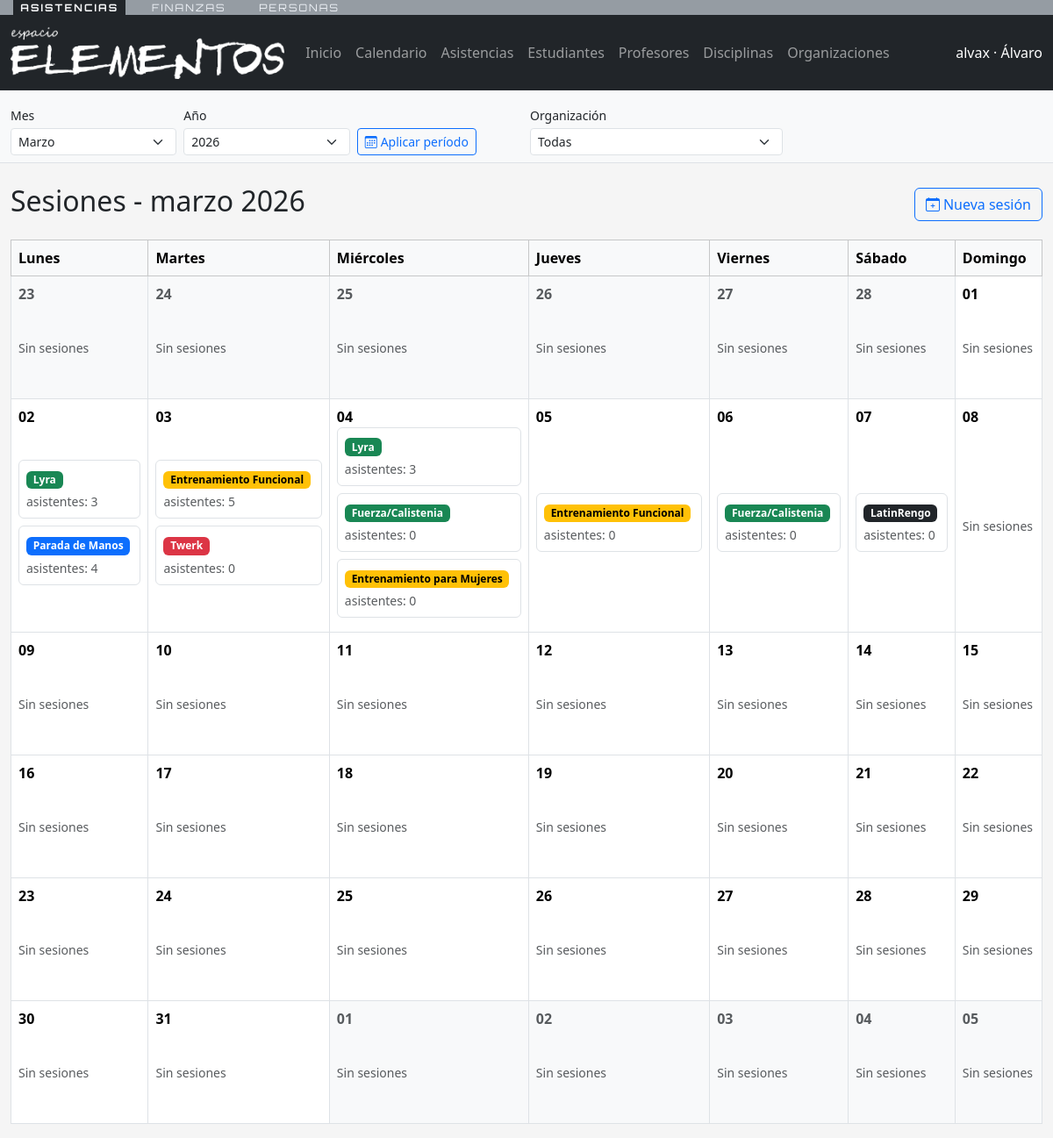
/asistencias/sesiones/ (signed in), run on the app's committed database.
### database/models.py (models this page shows, shortened)
class Persona(models.Model):
    nombres = models.CharField(max_length=150)
    apellidos = models.CharField(max_length=150)
    email = models.EmailField(unique=True, null=True, blank=True)
    telefono = models.CharField(max_length=50, blank=True)
    identificador = models.CharField(max_length=50, blank=True)
    fecha_nacimiento = models.DateField(null=True, blank=True)
    activo = models.BooleanField(default=True)
    user = models.OneToOneField(
        settings.AUTH_USER_MODEL,
        on_delete=models.CASCADE,
        null=True,
        blank=True,
        related_name="persona",
    )
    creado_en = models.DateTimeField(auto_now_add=True)
    actualizado_en = models.DateTimeField(auto_now=True)
    class Meta:
        verbose_name = "Persona"
        verbose_name_plural = "Personas"
        ordering = ["apellidos", "nombres"]
        db_table = "cuentas_persona"

class SesionClase(models.Model):
    class Estado(models.TextChoices):
        PROGRAMADA = "programada", "Programada"
        COMPLETADA = "completada", "Completada"
        CANCELADA = "cancelada", "Cancelada"
    disciplina = models.ForeignKey(
        Disciplina,
        on_delete=models.CASCADE,
        related_name="sesiones",
    )
    bloque = models.ForeignKey(
        BloqueHorario,
        on_delete=models.SET_NULL,
        related_name="sesiones",
        null=True,
        blank=True,
    )
    profesores = models.ManyToManyField(
        Persona,
        related_name="sesiones_en_equipo",
        blank=True,
        db_table="academia_sesionclase_profesores",
    )
    fecha = models.DateField()
    estado = models.CharField(
        max_length=20,
        choices=Estado.choices,
        default=Estado.PROGRAMADA,
    )
    cupo_maximo = models.PositiveIntegerField(null=True, blank=True)
    notas = models.TextField(blank=True)
    creada_en = models.DateTimeField(auto_now_add=True)
    class Meta:
        verbose_name = "Sesion de clase"
        verbose_name_plural = "Sesiones de clase"
        ordering = ["-fecha"]
        db_table = "academia_sesionclase"
        indexes = [
            models.Index(fields=["fecha", "disciplina"]),
        ]

class Disciplina(models.Model):
    organizacion = models.ForeignKey(
        Organizacion,
        on_delete=models.CASCADE,
        related_name="disciplinas",
    )
    nombre = models.CharField(max_length=150)
    descripcion = models.TextField(blank=True)
    nivel = models.CharField(max_length=100, blank=True)
    activa = models.BooleanField(default=True)
    creada_en = models.DateTimeField(auto_now_add=True)
    class Meta:
        verbose_name = "Disciplina"
        verbose_name_plural = "Disciplinas"
        unique_together = ("organizacion", "nombre", "nivel")
        ordering = ["nombre"]
        db_table = "academia_disciplina"
    def __str__(self) -> str:
        return self.nombre

### asistencias/views.py (the view)
# urls.py: path("sesiones/", views.sesiones_list, name="sesiones_list"),
@role_required(ROLE_ADMIN)
def sesiones_list(request):
    context = _nav_context(request)
    organizacion = _organizacion_desde_request(request)
    badge_palette = [
        "text-bg-primary",
        "text-bg-success",
        "text-bg-danger",
        "text-bg-warning",
        "text-bg-info",
        "text-bg-secondary",
        "text-bg-dark",
    ]
    inicio_periodo, _ = _periodo(request)
    year = inicio_periodo.year
    month = inicio_periodo.month
    cal = calendar.Calendar(firstweekday=calendar.MONDAY)
    semanas_raw = cal.monthdatescalendar(year, month)
    inicio_mes = inicio_periodo.replace(day=1)
    fin_mes = (inicio_mes.replace(day=28) + timedelta(days=4)).replace(day=1) - timedelta(days=1)
    sesiones_qs = (
        SesionClase.objects.select_related("disciplina")
        .prefetch_related("profesores")
        .filter(fecha__gte=inicio_mes, fecha__lte=fin_mes)
        .order_by("fecha")
    )
    if organizacion:
        sesiones_qs = sesiones_qs.filter(disciplina__organizacion=organizacion)
    sesiones_por_fecha = {}
    for sesion in sesiones_qs:
        badge_class = badge_palette[sesion.disciplina_id % len(badge_palette)]
        sesiones_por_fecha.setdefault(sesion.fecha, []).append(
            {
                "sesion": sesion,
                "badge_class": badge_class,
            }
        )
    semanas = []
    for semana in semanas_raw:
        dias = []
        for dia in semana:
            dias.append(
                {
                    "fecha": dia,
                    "en_mes": dia.month == month,
                    "sesiones": sesiones_por_fecha.get(dia, []),
                }
            )
        semanas.append(dias)
    context.update(
        {
            "semanas": semanas,
            "mes_actual": inicio_mes,
        }
    )
    return render(request, "asistencias/sesiones_list.html", context)

### asistencias/utils.py (called while the page is built, shortened)
def usuario_tiene_roles(user, roles: list[str]) -> bool:
    if not roles:
        return True
    if user.is_superuser:
        return True

### asistencias/views.py (called while the page is built)
def _nav_context(request):
    persona = getattr(request.user, "persona", None)
    roles = []
    if persona:
        roles = list(persona.roles.filter(activo=True).values_list("rol__codigo", flat=True))
    return {"persona": persona, "roles_usuario": roles}

def _periodo(request):
    hoy = timezone.localdate()
    try:
        anio = int(request.GET.get("periodo_anio", hoy.year))
    except (TypeError, ValueError):
        anio = hoy.year
    try:
        mes = int(request.GET.get("periodo_mes", hoy.month))
    except (TypeError, ValueError):
        mes = hoy.month
    if mes < 1 or mes > 12:
        mes = hoy.month
    if anio < 2000 or anio > 2100:
        anio = hoy.year
    inicio = hoy.replace(year=anio, month=mes, day=1)
    fin = (inicio.replace(day=28) + timedelta(days=4)).replace(day=1) - timedelta(days=1)
    return inicio, fin

def _organizacion_desde_request(request):
    org_id = request.GET.get("organizacion")
    if not org_id:
        return None
    return Organizacion.objects.filter(pk=org_id).first()

### asistencias/templates/asistencias/sesiones_list.html (shortened to what this page needs)
{% extends "asistencias/base_app.html" %}
{% block content %}
<div class="mt-4">
  <div class="d-flex justify-content-between align-items-center mb-3">
    <h2>Sesiones - {{ mes_actual|date:"F Y" }}</h2>
    <a class="btn btn-outline-primary" href="{% url 'asistencias:asistencias_list' %}?periodo_mes={{ periodo_mes }}&periodo_anio={{ periodo_anio }}{% if organizacion_id %}&organizacion={{ organizacion_id }}{% endif %}&open=nueva_sesion">
      <i class="bi bi-calendar-plus"></i><span class="d-none d-md-inline ms-1">Nueva sesión</span>
    </a>
  </div>
  <div class="table-responsive">
    <table class="table table-bordered align-middle">
      <thead class="table-light">
        <tr>
          <th>Lunes</th>
          <th>Martes</th>
          <th>Miércoles</th>
          <th>Jueves</th>
          <th>Viernes</th>
          <th>Sábado</th>
          <th>Domingo</th>
        </tr>
      </thead>
      <tbody>
        {% for semana in semanas %}
        <tr style="height: 140px;">
          {% for dia in semana %}
          <td class="position-relative {% if not dia.en_mes %}bg-light text-muted{% endif %}">
            <div class="position-absolute top-0 start-0 m-2 fw-bold fs-6">{{ dia.fecha|date:"d" }}</div>
            <div class="pt-4">
            {% for item in dia.sesiones %}
              <div class="mb-2 p-2 bg-white border rounded">
                <a class="badge {{ item.badge_class }} text-decoration-none mb-1 d-inline-block" href="{% url 'asistencias:sesion_detail' item.sesion.pk %}">
                  {{ item.sesion.disciplina }}
                </a>
                <a class="small text-muted text-decoration-none d-block" href="{% url 'asistencias:sesion_detail' item.sesion.pk %}">
                  asistentes: {{ item.sesion.asistencias.count }}
                </a>
              </div>
            {% empty %}
              <div class="text-muted small">Sin sesiones</div>
            {% endfor %}
            </div>
          </td>
          {% endfor %}
        </tr>
        {% endfor %}
      </tbody>
    </table>
  </div>
</div>
{% endblock %}

### asistencias/templates/asistencias/base_app.html (shortened to what this page needs)
{% load static %}
<!DOCTYPE html>
<html lang="es">
  <head>
    <link href="https://cdn.jsdelivr.net/npm/bootstrap@5.3.3/dist/css/bootstrap.min.css" rel="stylesheet">
    <link href="https://cdn.jsdelivr.net/npm/bootstrap-icons@1.11.3/font/bootstrap-icons.css" rel="stylesheet">
  </head>
  <body>
    {% if request.user.is_authenticated and not hide_nav %}
    {% include "shared/barra_apps.html" %}
    <nav class="navbar navbar-expand-lg navbar-dark bg-dark">
      <div class="container-fluid">
        <a class="navbar-brand" href="{% url 'asistencias:dashboard' %}">
          <img src="{% static 'img/logotipo-blanco.png' %}" alt="App Elemental" style="height: 60px;">
        </a>
        <div class="collapse navbar-collapse" id="navbarNav">
          <ul class="navbar-nav me-auto">
            <li class="nav-item"><a class="nav-link" href="{% url 'asistencias:dashboard' %}?periodo_mes={{ periodo_mes }}&periodo_anio={{ periodo_anio }}">Inicio</a></li>
            <li class="nav-item"><a class="nav-link" href="{% url 'asistencias:sesiones_list' %}?periodo_mes={{ periodo_mes }}&periodo_anio={{ periodo_anio }}{% if organizacion_id %}&organizacion={{ organizacion_id }}{% endif %}">Calendario</a></li>
            <li class="nav-item"><a class="nav-link" href="{% url 'asistencias:asistencias_list' %}?periodo_mes={{ periodo_mes }}&periodo_anio={{ periodo_anio }}{% if organizacion_id %}&organizacion={{ organizacion_id }}{% endif %}">Asistencias</a></li>
            <li class="nav-item"><a class="nav-link" href="{% url 'asistencias:estudiantes_list' %}?periodo_mes={{ periodo_mes }}&periodo_anio={{ periodo_anio }}{% if organizacion_id %}&organizacion={{ organizacion_id }}{% endif %}">Estudiantes</a></li>
            <li class="nav-item"><a class="nav-link" href="{% url 'asistencias:profesores_list' %}?periodo_mes={{ periodo_mes }}&periodo_anio={{ periodo_anio }}{% if organizacion_id %}&organizacion={{ organizacion_id }}{% endif %}">Profesores</a></li>
            <li class="nav-item"><a class="nav-link" href="{% url 'asistencias:disciplinas_list' %}?periodo_mes={{ periodo_mes }}&periodo_anio={{ periodo_anio }}{% if organizacion_id %}&organizacion={{ organizacion_id }}{% endif %}">Disciplinas</a></li>
            <li class="nav-item"><a class="nav-link" href="{% url 'asistencias:organizaciones_list' %}?periodo_mes={{ periodo_mes }}&periodo_anio={{ periodo_anio }}{% if organizacion_id %}&organizacion={{ organizacion_id }}{% endif %}">Organizaciones</a></li>
          </ul>
          <span class="navbar-text text-white">
            {{ request.user.get_username }}{% if persona %} · {{ persona.nombres }}{% endif %}
          </span>
        </div>
      </div>
    </nav>
    {% if not hide_periodo %}
    <div class="bg-light border-bottom">
      <div class="container-fluid py-2">
        <form method="get" class="row g-2 align-items-end" id="periodo-global-form">
          <div class="col-6 col-md-2">
            <label class="form-label small mb-1">Mes</label>
            <select name="periodo_mes" class="form-select form-select-sm">
              {% for value, label in periodo_meses %}
                <option value="{{ value }}" {% if periodo_mes == value %}selected{% endif %}>{{ label }}</option>
              {% endfor %}
            </select>
          </div>
          <div class="col-6 col-md-2">
            <label class="form-label small mb-1">Año</label>
            <select name="periodo_anio" class="form-select form-select-sm">
              {% for y in periodo_anios %}
                <option value="{{ y }}" {% if periodo_anio == y %}selected{% endif %}>{{ y }}</option>
              {% endfor %}
            </select>
          </div>
          <div class="col-12 col-md-2">
            <button class="btn btn-sm btn-outline-primary" type="submit">
              <i class="bi bi-calendar3"></i><span class="d-none d-md-inline ms-1">Aplicar período</span>
            </button>
          </div>
          <div class="col-12 col-md-3">
            <label class="form-label small mb-1">Organización</label>
            <select name="organizacion" class="form-select form-select-sm" onchange="this.form.submit()">
              <option value="">Todas</option>
            </select>
          </div>
        </form>
      </div>
    </div>
    {% endif %}
    {% endif %}
    <div class="container-fluid">
      {% block content %}{% endblock %}
    </div>
  </body>
</html>

### data on the page
Persona: nombres "Álvaro"
SesionClase: sesion.disciplina "Lyra", sesion.asistencias.count "3"
SesionClase: sesion.disciplina "Parada de Manos", sesion.asistencias.count "4"
SesionClase: sesion.disciplina "Entrenamiento Funcional", sesion.asistencias.count "5"
SesionClase: sesion.disciplina "Twerk", sesion.asistencias.count "0"
SesionClase: sesion.disciplina "Lyra", sesion.asistencias.count "3"
SesionClase: sesion.disciplina "Fuerza/Calistenia", sesion.asistencias.count "0"
SesionClase: sesion.disciplina "Entrenamiento para Mujeres", sesion.asistencias.count "0"
SesionClase: sesion.disciplina "Entrenamiento Funcional", sesion.asistencias.count "0"
SesionClase: sesion.disciplina "Fuerza/Calistenia", sesion.asistencias.count "0"
SesionClase: sesion.disciplina "LatinRengo", sesion.asistencias.count "0"

### other printed values
{{ request.user.get_username }} "alvax"
{{ mes_actual|date:"F Y" }} "marzo 2026"
{{ dia.fecha|date:"d" }} "23" "24" "25" "26" "27" "28" "01" "02" "03" "04" "05" "06" "07" "08" "09" "10" "11" "12" "13" "14" "15" "16" "17" "18" "19" "20" "21" "22" "23" "24" "25" "26" "27" "28" "29" "30" "31" "01" "02" "03" "04" "05"
form field periodo_mes "Marzo"
form field periodo_anio "2026"
